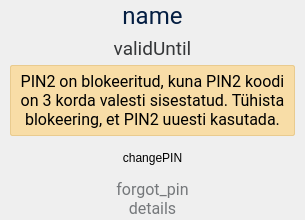
<?xml version="1.0" encoding="UTF-8"?>
<ui version="4.0">
 <class>VerifyCert</class>
 <widget class="QWidget" name="VerifyCert">
  <property name="geometry">
   <rect>
    <x>0</x>
    <y>0</y>
    <width>305</width>
    <height>220</height>
   </rect>
  </property>
  <property name="sizePolicy">
   <sizepolicy hsizetype="MinimumExpanding" vsizetype="Preferred">
    <horstretch>0</horstretch>
    <verstretch>0</verstretch>
   </sizepolicy>
  </property>
  <property name="minimumSize">
   <size>
    <width>305</width>
    <height>0</height>
   </size>
  </property>
  <layout class="QVBoxLayout" name="verticalLayout_2">
   <property name="spacing">
    <number>2</number>
   </property>
   <property name="leftMargin">
    <number>10</number>
   </property>
   <property name="topMargin">
    <number>2</number>
   </property>
   <property name="rightMargin">
    <number>10</number>
   </property>
   <property name="bottomMargin">
    <number>2</number>
   </property>
   <item>
    <spacer name="verticalSpacer_2">
     <property name="orientation">
      <enum>Qt::Vertical</enum>
     </property>
     <property name="sizeHint" stdset="0">
      <size>
       <width>0</width>
       <height>20</height>
      </size>
     </property>
    </spacer>
   </item>
   <item>
    <widget class="QWidget" name="widget_2" native="true">
     <property name="minimumSize">
      <size>
       <width>0</width>
       <height>49</height>
      </size>
     </property>
     <property name="styleSheet">
      <string notr="true">border: none;</string>
     </property>
     <layout class="QVBoxLayout" name="verticalLayout_3">
      <property name="spacing">
       <number>0</number>
      </property>
      <property name="leftMargin">
       <number>0</number>
      </property>
      <property name="topMargin">
       <number>0</number>
      </property>
      <property name="rightMargin">
       <number>0</number>
      </property>
      <property name="bottomMargin">
       <number>0</number>
      </property>
      <item>
       <widget class="QWidget" name="nameWidget" native="true">
        <property name="sizePolicy">
         <sizepolicy hsizetype="Expanding" vsizetype="Preferred">
          <horstretch>0</horstretch>
          <verstretch>0</verstretch>
         </sizepolicy>
        </property>
        <property name="minimumSize">
         <size>
          <width>0</width>
          <height>21</height>
         </size>
        </property>
        <property name="styleSheet">
         <string notr="true">border: none;</string>
        </property>
        <layout class="QHBoxLayout" name="horizontalLayout_2">
         <property name="spacing">
          <number>0</number>
         </property>
         <property name="leftMargin">
          <number>0</number>
         </property>
         <property name="topMargin">
          <number>0</number>
         </property>
         <property name="rightMargin">
          <number>0</number>
         </property>
         <property name="bottomMargin">
          <number>0</number>
         </property>
         <item>
          <widget class="QWidget" name="nameLeft" native="true"/>
         </item>
         <item>
          <widget class="QLabel" name="name">
           <property name="sizePolicy">
            <sizepolicy hsizetype="Minimum" vsizetype="Preferred">
             <horstretch>0</horstretch>
             <verstretch>0</verstretch>
            </sizepolicy>
           </property>
           <property name="minimumSize">
            <size>
             <width>0</width>
             <height>21</height>
            </size>
           </property>
           <property name="font">
            <font>
             <family>Roboto</family>
             <pointsize>18</pointsize>
            </font>
           </property>
           <property name="styleSheet">
            <string notr="true">border: none; color: #041E42;</string>
           </property>
           <property name="text">
            <string>name</string>
           </property>
           <property name="alignment">
            <set>Qt::AlignCenter</set>
           </property>
          </widget>
         </item>
         <item>
          <widget class="QWidget" name="nameRight" native="true"/>
         </item>
        </layout>
       </widget>
      </item>
      <item>
       <widget class="QWidget" name="widget_3" native="true">
        <property name="sizePolicy">
         <sizepolicy hsizetype="Expanding" vsizetype="Preferred">
          <horstretch>0</horstretch>
          <verstretch>0</verstretch>
         </sizepolicy>
        </property>
        <property name="minimumSize">
         <size>
          <width>0</width>
          <height>4</height>
         </size>
        </property>
        <property name="maximumSize">
         <size>
          <width>16777215</width>
          <height>7</height>
         </size>
        </property>
        <property name="styleSheet">
         <string notr="true">border: none;</string>
        </property>
       </widget>
      </item>
      <item>
       <widget class="QLabel" name="validUntil">
        <property name="sizePolicy">
         <sizepolicy hsizetype="Preferred" vsizetype="Preferred">
          <horstretch>1</horstretch>
          <verstretch>0</verstretch>
         </sizepolicy>
        </property>
        <property name="minimumSize">
         <size>
          <width>0</width>
          <height>33</height>
         </size>
        </property>
        <property name="font">
         <font>
          <family>Roboto</family>
          <pointsize>14</pointsize>
         </font>
        </property>
        <property name="styleSheet">
         <string notr="true">color: #353739; border: none;</string>
        </property>
        <property name="text">
         <string>validUntil</string>
        </property>
        <property name="alignment">
         <set>Qt::AlignCenter</set>
        </property>
        <property name="wordWrap">
         <bool>true</bool>
        </property>
       </widget>
      </item>
      <item>
       <widget class="QLabel" name="error">
        <property name="sizePolicy">
         <sizepolicy hsizetype="Preferred" vsizetype="Preferred">
          <horstretch>1</horstretch>
          <verstretch>0</verstretch>
         </sizepolicy>
        </property>
        <property name="font">
         <font>
          <family>Roboto</family>
          <pointsize>12</pointsize>
         </font>
        </property>
        <property name="styleSheet">
         <string notr="true">padding: 6px 6px 6px 6px;
line-height: 14px;
border: 1px solid #E9CB8F;
border-radius: 2px;
background-color: #F8DDA7;
</string>
        </property>
        <property name="text">
         <string>PIN2 on blokeeritud, kuna PIN2 koodi on 3 korda valesti sisestatud. Tühista blokeering, et PIN2 uuesti kasutada.</string>
        </property>
        <property name="alignment">
         <set>Qt::AlignCenter</set>
        </property>
        <property name="wordWrap">
         <bool>true</bool>
        </property>
       </widget>
      </item>
      <item>
       <spacer name="verticalSpacerAboveBtn">
        <property name="orientation">
         <enum>Qt::Vertical</enum>
        </property>
        <property name="sizeType">
         <enum>QSizePolicy::Fixed</enum>
        </property>
        <property name="sizeHint" stdset="0">
         <size>
          <width>20</width>
          <height>7</height>
         </size>
        </property>
       </spacer>
      </item>
      <item>
       <layout class="QHBoxLayout" name="horizontalLayout">
        <property name="spacing">
         <number>15</number>
        </property>
        <item>
         <spacer name="horizontalSpacer">
          <property name="orientation">
           <enum>Qt::Horizontal</enum>
          </property>
          <property name="sizeHint" stdset="0">
           <size>
            <width>0</width>
            <height>0</height>
           </size>
          </property>
         </spacer>
        </item>
        <item>
         <widget class="QPushButton" name="changePIN">
          <property name="sizePolicy">
           <sizepolicy hsizetype="Fixed" vsizetype="Fixed">
            <horstretch>0</horstretch>
            <verstretch>0</verstretch>
           </sizepolicy>
          </property>
          <property name="minimumSize">
           <size>
            <width>157</width>
            <height>29</height>
           </size>
          </property>
          <property name="maximumSize">
           <size>
            <width>16777215</width>
            <height>30</height>
           </size>
          </property>
          <property name="cursor">
           <cursorShape>PointingHandCursor</cursorShape>
          </property>
          <property name="text">
           <string>changePIN</string>
          </property>
         </widget>
        </item>
        <item>
         <spacer name="horizontalSpacer_2">
          <property name="orientation">
           <enum>Qt::Horizontal</enum>
          </property>
          <property name="sizeHint" stdset="0">
           <size>
            <width>0</width>
            <height>0</height>
           </size>
          </property>
         </spacer>
        </item>
       </layout>
      </item>
     </layout>
    </widget>
   </item>
   <item>
    <spacer name="verticalSpacerBelowBtn">
     <property name="orientation">
      <enum>Qt::Vertical</enum>
     </property>
     <property name="sizeType">
      <enum>QSizePolicy::Fixed</enum>
     </property>
     <property name="sizeHint" stdset="0">
      <size>
       <width>20</width>
       <height>6</height>
      </size>
     </property>
    </spacer>
   </item>
   <item>
    <widget class="QWidget" name="widget" native="true">
     <property name="sizePolicy">
      <sizepolicy hsizetype="Preferred" vsizetype="Fixed">
       <horstretch>0</horstretch>
       <verstretch>0</verstretch>
      </sizepolicy>
     </property>
     <property name="minimumSize">
      <size>
       <width>0</width>
       <height>38</height>
      </size>
     </property>
     <property name="maximumSize">
      <size>
       <width>16777215</width>
       <height>38</height>
      </size>
     </property>
     <property name="styleSheet">
      <string notr="true">border: none;</string>
     </property>
     <layout class="QVBoxLayout" name="verticalLayout">
      <property name="spacing">
       <number>0</number>
      </property>
      <property name="leftMargin">
       <number>0</number>
      </property>
      <property name="topMargin">
       <number>0</number>
      </property>
      <property name="rightMargin">
       <number>0</number>
      </property>
      <property name="bottomMargin">
       <number>0</number>
      </property>
      <item>
       <widget class="QLabel" name="forgotPinLink">
        <property name="minimumSize">
         <size>
          <width>0</width>
          <height>19</height>
         </size>
        </property>
        <property name="maximumSize">
         <size>
          <width>16777215</width>
          <height>19</height>
         </size>
        </property>
        <property name="font">
         <font>
          <family>Roboto</family>
          <pointsize>12</pointsize>
         </font>
        </property>
        <property name="styleSheet">
         <string notr="true">color: #75787B;
line-height: 19px;
text-align: center;
</string>
        </property>
        <property name="text">
         <string>forgot_pin</string>
        </property>
        <property name="alignment">
         <set>Qt::AlignCenter</set>
        </property>
        <property name="textInteractionFlags">
         <set>Qt::TextBrowserInteraction</set>
        </property>
       </widget>
      </item>
      <item>
       <widget class="QLabel" name="details">
        <property name="minimumSize">
         <size>
          <width>0</width>
          <height>19</height>
         </size>
        </property>
        <property name="maximumSize">
         <size>
          <width>16777215</width>
          <height>19</height>
         </size>
        </property>
        <property name="font">
         <font>
          <family>Roboto</family>
          <pointsize>12</pointsize>
         </font>
        </property>
        <property name="styleSheet">
         <string notr="true">color: #75787B;
line-height: 19px;
text-align: center;</string>
        </property>
        <property name="text">
         <string>details</string>
        </property>
        <property name="textFormat">
         <enum>Qt::AutoText</enum>
        </property>
        <property name="alignment">
         <set>Qt::AlignCenter</set>
        </property>
        <property name="textInteractionFlags">
         <set>Qt::TextBrowserInteraction</set>
        </property>
       </widget>
      </item>
     </layout>
    </widget>
   </item>
   <item>
    <spacer name="verticalSpacer_3">
     <property name="orientation">
      <enum>Qt::Vertical</enum>
     </property>
     <property name="sizeHint" stdset="0">
      <size>
       <width>1</width>
       <height>20</height>
      </size>
     </property>
    </spacer>
   </item>
  </layout>
 </widget>
 <resources/>
 <connections/>
</ui>
